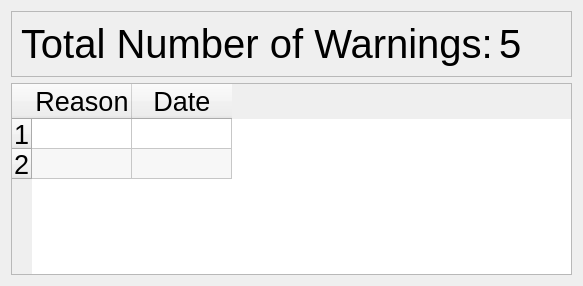
          <widget class="QWidget" name="warningspage">
           <layout class="QGridLayout" name="gridLayout_37">
            <item row="0" column="0">
             <widget class="QFrame" name="frame_39">
              <property name="sizePolicy">
               <sizepolicy hsizetype="Maximum" vsizetype="Maximum">
                <horstretch>0</horstretch>
                <verstretch>0</verstretch>
               </sizepolicy>
              </property>
              <property name="styleSheet">
               <string notr="true">font-size: 30pt;</string>
              </property>
              <property name="frameShape">
               <enum>QFrame::StyledPanel</enum>
              </property>
              <property name="frameShadow">
               <enum>QFrame::Raised</enum>
              </property>
              <layout class="QHBoxLayout" name="horizontalLayout_11">
               <item>
                <widget class="QLabel" name="warningTitle">
                 <property name="sizePolicy">
                  <sizepolicy hsizetype="Maximum" vsizetype="Maximum">
                   <horstretch>0</horstretch>
                   <verstretch>0</verstretch>
                  </sizepolicy>
                 </property>
                 <property name="text">
                  <string>Total Number of Warnings:</string>
                 </property>
                </widget>
               </item>
               <item>
                <widget class="QLabel" name="warningNumber">
                 <property name="sizePolicy">
                  <sizepolicy hsizetype="Maximum" vsizetype="Maximum">
                   <horstretch>0</horstretch>
                   <verstretch>0</verstretch>
                  </sizepolicy>
                 </property>
                 <property name="text">
                  <string>5</string>
                 </property>
                </widget>
               </item>
               <item>
                <spacer name="horizontalSpacer_5">
                 <property name="orientation">
                  <enum>Qt::Horizontal</enum>
                 </property>
                 <property name="sizeHint" stdset="0">
                  <size>
                   <width>40</width>
                   <height>20</height>
                  </size>
                 </property>
                </spacer>
               </item>
              </layout>
             </widget>
            </item>
            <item row="1" column="0">
             <widget class="QTableWidget" name="warningsTableWidget">
              <property name="sizePolicy">
               <sizepolicy hsizetype="Preferred" vsizetype="Preferred">
                <horstretch>0</horstretch>
                <verstretch>0</verstretch>
               </sizepolicy>
              </property>
              <property name="styleSheet">
               <string notr="true">font-size: 20pt;</string>
              </property>
              <property name="alternatingRowColors">
               <bool>true</bool>
              </property>
              <property name="selectionBehavior">
               <enum>QAbstractItemView::SelectRows</enum>
              </property>
              <row>
               <property name="text">
                <string>1</string>
               </property>
              </row>
              <row>
               <property name="text">
                <string>2</string>
               </property>
              </row>
              <column>
               <property name="text">
                <string>Reason</string>
               </property>
              </column>
              <column>
               <property name="text">
                <string>Date</string>
               </property>
              </column>
              <item row="0" column="0">
               <property name="text">
                <string/>
               </property>
              </item>
              <item row="0" column="1">
               <property name="text">
                <string/>
               </property>
              </item>
             </widget>
            </item>
           </layout>
          </widget>
